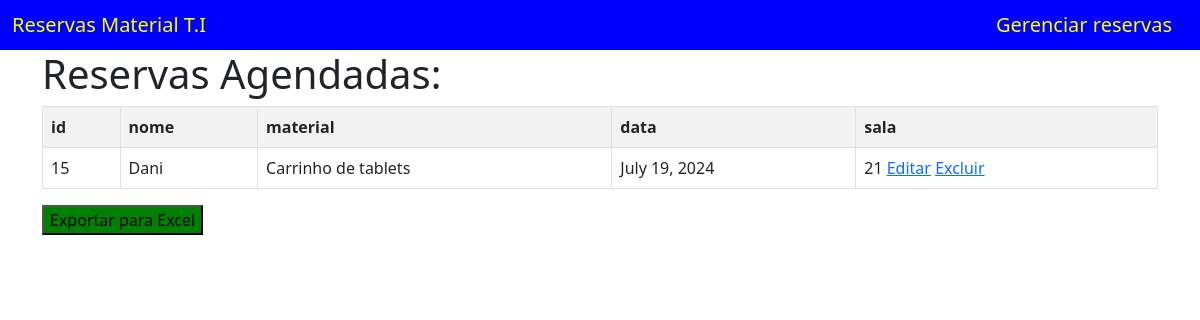
/gerenciarreservas/, run on the app's committed database.
### app_controle_equip/models.py (models this page shows)
class Reserva(models.Model):
    id_reserva = models.AutoField(primary_key=True)
    nome = models.TextField(max_length=255)
    material = models.TextField(max_length=255)
    data = models.DateField(null=False)
    sala = models.TextField(max_length=100)

### app_controle_equip/views.py (the view)
# urls.py: path('gerenciarreservas/',views.gerenciarreservas,name='gerenciar_reservas'),
def gerenciarreservas(request):
    reservas = {
        'reservas': Reserva.objects.all()
    }
    return render(request,'reservas/reservas.html', reservas)

### app_controle_equip/templates/reservas/reservas.html
{% extends 'reservas/base.html' %}
{% block conteudo %}
<div class="container">
    <h1>Reservas Agendadas:</h1>
    <table class="table table-bordered table-striped">
        <tr>
            <th>id</th>
            <th>nome</th>
            <th>material</th>
            <th>data</th>
            <th>sala</th>
        </tr>
        {% for reserva in reservas %}
        <tr>
            <td>{{reserva.id_reserva}}</td>
            <td>{{reserva.nome}}</td>
            <td>{{reserva.material}}</td>
            <td>{{reserva.data}}</td>
            <td>{{reserva.sala}} <a href="{% url 'editar' reserva.id_reserva %}">Editar</a> <a
                    href="{% url 'delete' reserva.id_reserva %}">Excluir</a></td>
        </tr>
        {% endfor %}
    </table>
    <form action="{% url 'exportar_excel' %}" method="get">
        <button style="background-color: green;box-decoration-break: slice;" type="submit">Exportar para Excel</button>
    </form>
</div>
{% endblock %}

### data on the page
Reserva: id_reserva "15", nome "Dani", material "Carrinho de tablets", data "July 19, 2024", sala "21"
